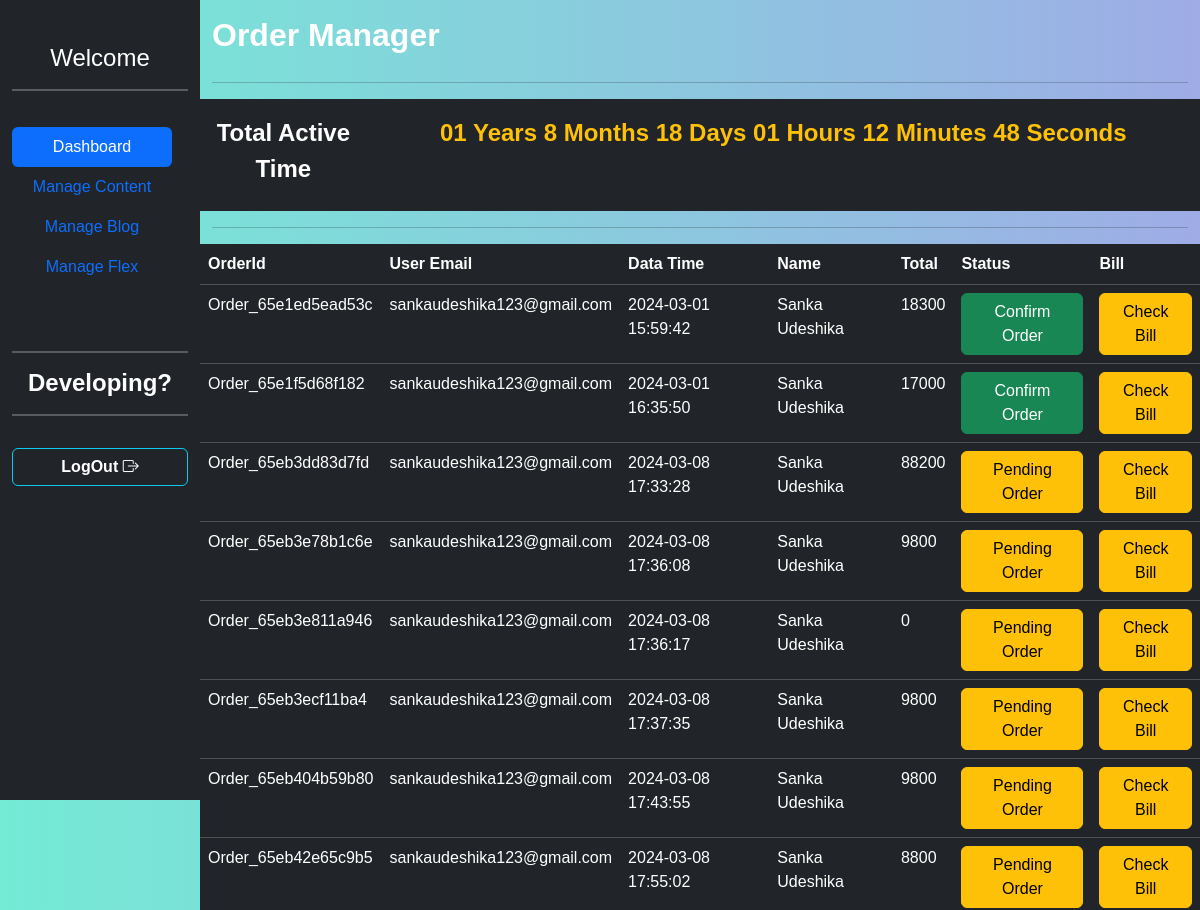
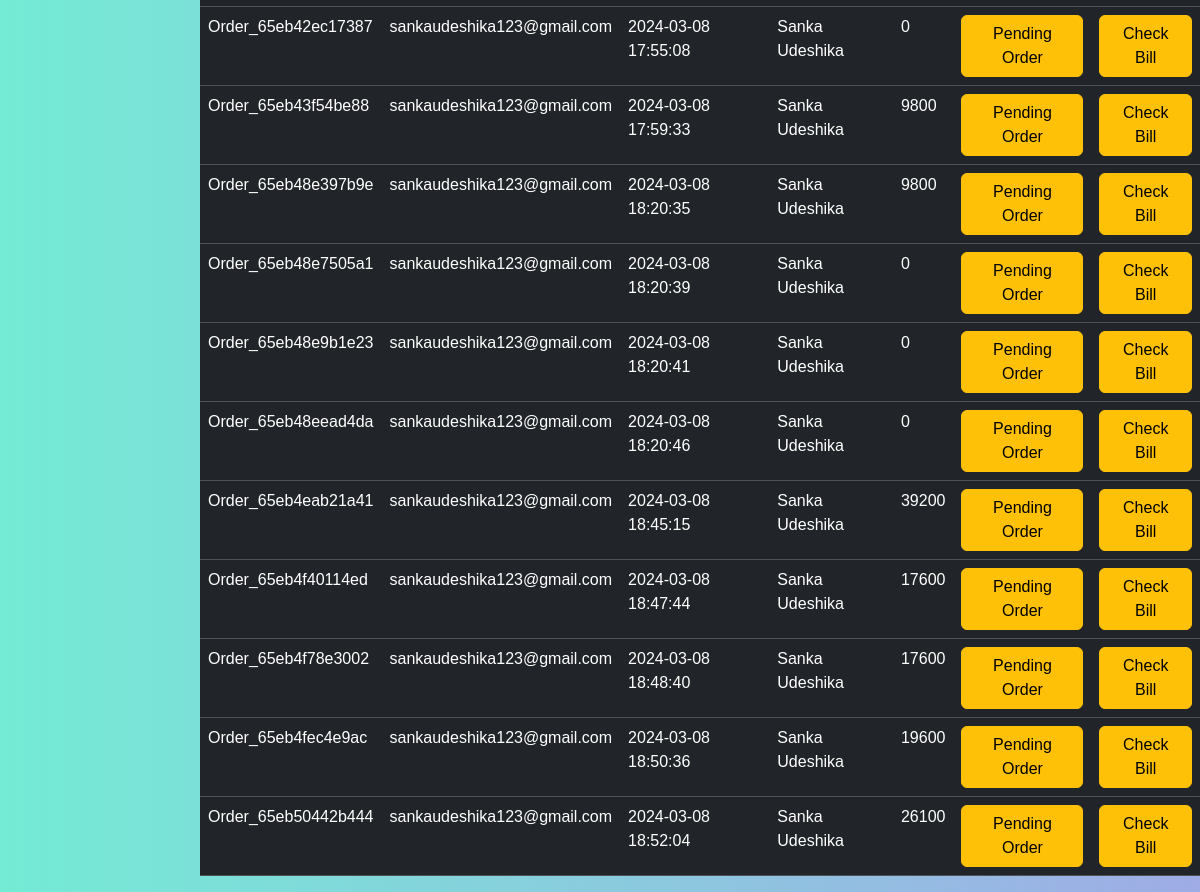
/OrderManage.php, run on the app's committed database (2 pictures, top to bottom).
### tables this page shows
CREATE TABLE IF NOT EXISTS `order` (
  `Order_id` varchar(100) NOT NULL DEFAULT 'AUTO_INCREMENT',
  `Total` double DEFAULT NULL,
  `User_Email` varchar(100) NOT NULL,
  `OrderDate` date DEFAULT NULL,
  `OrderTime` time DEFAULT NULL,
  `Status_Sid` int NOT NULL DEFAULT '3',
  PRIMARY KEY (`Order_id`),
  KEY `fk_Order_User1_idx` (`User_Email`),
  KEY `fk_Order_Status1_idx` (`Status_Sid`)
);

CREATE TABLE IF NOT EXISTS `user` (
  `Email` varchar(100) NOT NULL,
  `FIrst_name` varchar(45) DEFAULT NULL,
  `Last_name` varchar(45) DEFAULT NULL,
  `mobile` varchar(10) DEFAULT NULL,
  `Address` text,
  `City` varchar(45) DEFAULT NULL,
  `PostalCode` varchar(45) DEFAULT NULL,
  `Cookie_C_id` int NOT NULL,
  `Status_Sid` int NOT NULL DEFAULT '1',
  PRIMARY KEY (`Email`),
  KEY `fk_User_Cookie1_idx` (`Cookie_C_id`),
  KEY `fk_User_Status1_idx` (`Status_Sid`)
);

### Connections/FlexConnection.php (called while the page is built, shortened)
<?php
class FlexDatabase
{
    public static $connection;
    public static function setUpConnections()
    {
        if (!isset(FlexDatabase::$connection)) {
            FlexDatabase::$connection = new mysqli("localhost", "root", "12345678", "flex_db", "3306");
        }
    }
    public static function search($q)
    {
        $resultSet = FlexDatabase::$connection->query($q);
        return $resultSet;
    }
}

### OrderManage.php (the view, shortened to what this page needs)
<?php
require "Connections/FlexConnection.php";
?>
<!DOCTYPE html>
<html lang="en">
<head>
    <link rel="stylesheet" href="css/bootstrap.css">
    <link rel="stylesheet" href="css/style.css">
    <link rel="stylesheet" href="https://cdn.jsdelivr.net/npm/bootstrap-icons@1.10.5/font/bootstrap-icons.css">
</head>
<body style="background-color: #74EBD5;background-image: linear-gradient(90deg,#74EBD5 0%,#9FACE6 100%);">
    <div class="container-fluid">
        <div class="row">
            <div class="col-12 col-lg-2">
                <div class="row">
                    <div class="col-12 align-items-start bg-dark vh-100">
                        <div class="row g-1 text-center">
                            <div class="col-12 mt-5">
                                <h4 class="text-white">Welcome <?php echo ($_SESSION["admin"]["firstname"] . " " . $_SESSION["admin"]["lastname"]) ?></h4>
                                <hr class="border border-white border-1" />
                            </div>
                            <div class="col-12 text-center">
                                <div class="nav flex-column nav-pills me-3 mt-3" role="tablist" aria-orientation="vertical">
                                    <nav class="nav flex-column">
                                        <a class="nav-link active" aria-current="page" href="adminDashboard.php">Dashboard</a>
                                        <a class="nav-link" href="adminManageContent.php">Manage Content</a>
                                        <a class="nav-link " href="adminManageBlogs.php">Manage Blog</a>
                                        <a class="nav-link " href="FlexManage.php">Manage Flex</a>
                                    </nav>
                                </div>
                            </div>
                            <div class="col-12 mt-5">
                                <hr class="border border-white border-1" />
                                <h4 class="text-white fw-bold"> Developing?</h4>
                                <hr class="border border-white border-1" />
                            </div>
                            <div class="col-12 mt-3 d-grid">
                                <label class="form-label fs-6 fw-bold btn btn-outline-info  text-white " onclick="adminLogOut();">LogOut <i class="bi bi-box-arrow-right"></i> </label>
                            </div>
                        </div>
                    </div>
                </div>
            </div>
            <div class="col-12 col-lg-10">
                <div class="row">
                    <div class="text-white fw-bold mb-1 mt-3">
                        <h2 class="fw-bold ml-5">Order Manager</h2>
                    </div>
                    <div class="col-12">
                        <hr />
                    </div>
                    <div class="col-12 bg-dark">
                        <div class="row">
                            <div class="col-12 col-lg-2 text-center my-3">
                                <label class="form-label fs-4 fw-bold text-white">Total Active Time</label>
                            </div>
                            <div class="col-12 col-lg-10 text-center my-3">
                                <?php
                                $start_date = new DateTime("2022-09-27 00:00:00");
                                $tdate = new DateTime();
                                $tz = new DateTimeZone("Asia/Colombo");
                                $tdate->setTimezone($tz);
                                $end_date = new DateTime($tdate->format("Y-m-d H:i:s"));
                                $difference = $end_date->diff($start_date);
                                ?>
                                <label class="form-label fs-4 fw-bold text-warning">
                                    <?php
                                    echo $difference->format('%Y') . " Years " . $difference->format('%m') . " Months " .
                                        $difference->format('%d') . " Days " . $difference->format('%H') . " Hours " .
                                        $difference->format('%i') . " Minutes " . $difference->format('%s') . " Seconds ";
                                    ?>
                                </label>
                            </div>
                        </div>
                    </div>
                    <div class="col-12">
                        <hr>
                    </div>
                    <div class="col-12">
                        <div class="row">
                            <table class="table table-dark">
                                <tr>
                                    <th>OrderId</th>
                                    <th>User Email</th>
                                    <th>Data Time</th>
                                    <th>Name</th>
                                    <th>Total</th>
                                    <th>Status</th>
                                    <th>Bill</th>
                                </tr>
                                <?php
                                $Order_rs = FlexDatabase::Search("SELECT * FROM `order` INNER JOIN `user` ON `user`.`Email` = `order`.`User_Email` INNER JOIN `status` ON  `status`.`Sid` = `order`.`Status_Sid`  ");
                                $Order_num = $Order_rs->num_rows;
                                for ($i = 0; $i < $Order_num; $i++) {
                                    $Order_data = $Order_rs->fetch_assoc();
                                ?>
                                    <tr>
                                        <td><?php echo ($Order_data["Order_id"]) ?></td>
                                        <td><?php echo ($Order_data["User_Email"]) ?></td>
                                        <td><?php echo ($Order_data["OrderDate"] . " " . $Order_data["OrderTime"]) ?></td>
                                        <td><?php echo ($Order_data["FIrst_name"] . " " . $Order_data["Last_name"]) ?></td>
                                        <td><?php echo ($Order_data["Total"]) ?></td>
                                        <?php
                                        if ($Order_data["Status"] == "PENDING") {
                                        ?>
                                            <td><button class="btn btn-warning" onclick="ChangeOrderStatus('<?php echo ($Order_data['Order_id']) ?>');">Pending Order</button></td>
                                        <?php
                                        } else  if ($Order_data["Status"] == 'ACTIVE') {
                                        ?>
                                            <td><button class="btn btn-success">Confirm Order</button></td>
                                        <?php
                                        }
                                        ?>
                                        <td><button class="btn btn-warning" onclick="window.location='invoice.php?id=<?php echo ($Order_data['Order_id']) ?>'">Check Bill</button></td>
                                    </tr>
                                <?php
                                }
                                ?>
                            </table>
                        </div>
                    </div>
                </div>
            </div>
        </div>
    </div>
</body>
</html>

### css/style.css (style rules this page uses)
* { margin: 0; padding: 0; font-family: "Poppins", sans-serif; box-sizing: border-box; }

### data on the page
order: Order_id "Order_65e1ed5ead53c", User_Email "sankaudeshika123@gmail.com", OrderDate "2024-03-01", OrderTime "15:59:42", user.FIrst_name "Sanka", user.Last_name "Udeshika", Total "18300", shows "Confirm Order"
order: Order_id "Order_65e1f5d68f182", User_Email "sankaudeshika123@gmail.com", OrderDate "2024-03-01", OrderTime "16:35:50", user.FIrst_name "Sanka", user.Last_name "Udeshika", Total "17000", shows "Confirm Order"
order: Order_id "Order_65eb3dd83d7fd", User_Email "sankaudeshika123@gmail.com", OrderDate "2024-03-08", OrderTime "17:33:28", user.FIrst_name "Sanka", user.Last_name "Udeshika", Total "88200"
order: Order_id "Order_65eb3e78b1c6e", User_Email "sankaudeshika123@gmail.com", OrderDate "2024-03-08", OrderTime "17:36:08", user.FIrst_name "Sanka", user.Last_name "Udeshika", Total "9800"
order: Order_id "Order_65eb3e811a946", User_Email "sankaudeshika123@gmail.com", OrderDate "2024-03-08", OrderTime "17:36:17", user.FIrst_name "Sanka", user.Last_name "Udeshika", Total "0"
order: Order_id "Order_65eb3ecf11ba4", User_Email "sankaudeshika123@gmail.com", OrderDate "2024-03-08", OrderTime "17:37:35", user.FIrst_name "Sanka", user.Last_name "Udeshika", Total "9800"
order: Order_id "Order_65eb404b59b80", User_Email "sankaudeshika123@gmail.com", OrderDate "2024-03-08", OrderTime "17:43:55", user.FIrst_name "Sanka", user.Last_name "Udeshika", Total "9800"
order: Order_id "Order_65eb42e65c9b5", User_Email "sankaudeshika123@gmail.com", OrderDate "2024-03-08", OrderTime "17:55:02", user.FIrst_name "Sanka", user.Last_name "Udeshika", Total "8800"
order: Order_id "Order_65eb42ec17387", User_Email "sankaudeshika123@gmail.com", OrderDate "2024-03-08", OrderTime "17:55:08", user.FIrst_name "Sanka", user.Last_name "Udeshika", Total "0"
order: Order_id "Order_65eb43f54be88", User_Email "sankaudeshika123@gmail.com", OrderDate "2024-03-08", OrderTime "17:59:33", user.FIrst_name "Sanka", user.Last_name "Udeshika", Total "9800"
order: Order_id "Order_65eb48e397b9e", User_Email "sankaudeshika123@gmail.com", OrderDate "2024-03-08", OrderTime "18:20:35", user.FIrst_name "Sanka", user.Last_name "Udeshika", Total "9800"
order: Order_id "Order_65eb48e7505a1", User_Email "sankaudeshika123@gmail.com", OrderDate "2024-03-08", OrderTime "18:20:39", user.FIrst_name "Sanka", user.Last_name "Udeshika", Total "0"
order: Order_id "Order_65eb48e9b1e23", User_Email "sankaudeshika123@gmail.com", OrderDate "2024-03-08", OrderTime "18:20:41", user.FIrst_name "Sanka", user.Last_name "Udeshika", Total "0"
order: Order_id "Order_65eb48eead4da", User_Email "sankaudeshika123@gmail.com", OrderDate "2024-03-08", OrderTime "18:20:46", user.FIrst_name "Sanka", user.Last_name "Udeshika", Total "0"
order: Order_id "Order_65eb4eab21a41", User_Email "sankaudeshika123@gmail.com", OrderDate "2024-03-08", OrderTime "18:45:15", user.FIrst_name "Sanka", user.Last_name "Udeshika", Total "39200"
order: Order_id "Order_65eb4f40114ed", User_Email "sankaudeshika123@gmail.com", OrderDate "2024-03-08", OrderTime "18:47:44", user.FIrst_name "Sanka", user.Last_name "Udeshika", Total "17600"
order: Order_id "Order_65eb4f78e3002", User_Email "sankaudeshika123@gmail.com", OrderDate "2024-03-08", OrderTime "18:48:40", user.FIrst_name "Sanka", user.Last_name "Udeshika", Total "17600"
order: Order_id "Order_65eb4fec4e9ac", User_Email "sankaudeshika123@gmail.com", OrderDate "2024-03-08", OrderTime "18:50:36", user.FIrst_name "Sanka", user.Last_name "Udeshika", Total "19600"
order: Order_id "Order_65eb50442b444", User_Email "sankaudeshika123@gmail.com", OrderDate "2024-03-08", OrderTime "18:52:04", user.FIrst_name "Sanka", user.Last_name "Udeshika", Total "26100"
